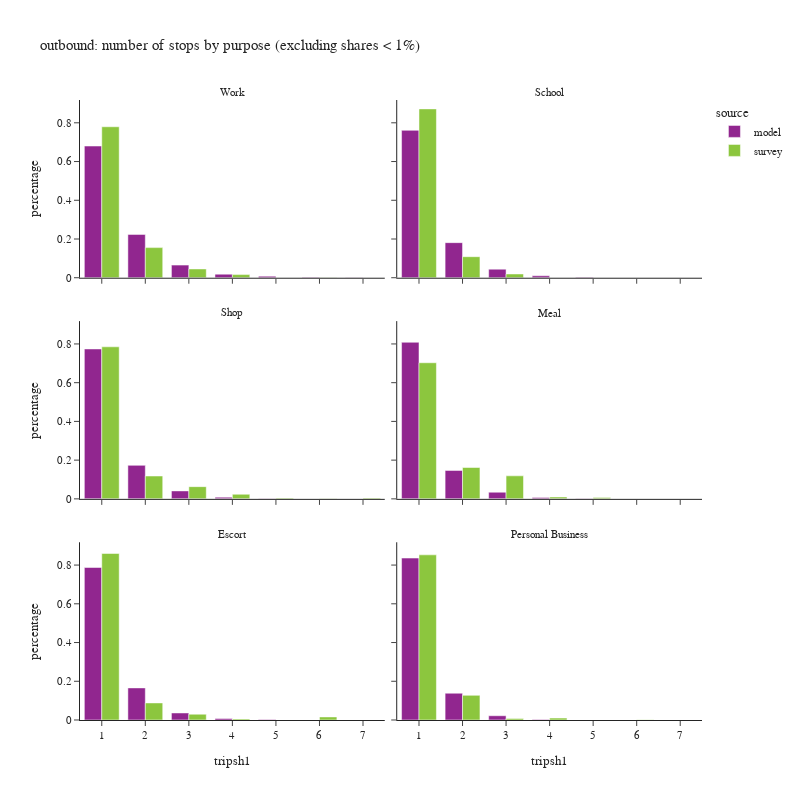

The notebook cell this image was saved under:
### Code cell
df_plot = df_tour.groupby(['tripsh1','pdpurp_label','source'])['toexpfac'].sum().reset_index()
df_plot['percentage'] = df_plot.groupby(['pdpurp_label','source'], group_keys=False)['toexpfac']. \
    apply(lambda x: x / float(x.sum()))
df_plot2 = df_plot.loc[(df_plot['percentage'] > 0.001) & (df_plot['tripsh1'] <= 10)]

fig = px.bar(df_plot2.sort_values(['source','pdpurp_label']),
             x="tripsh1", y="percentage", color="source",barmode="group",
             facet_col='pdpurp_label', facet_col_wrap=2, 
             hover_data=['toexpfac'],
             title="outbound: number of stops by purpose (excluding shares < 1%)")
fig.update_layout(height=800, width=800)
fig.for_each_annotation(lambda a: a.update(text = a.text.split("=")[-1]))
fig.for_each_xaxis(lambda a: a.update(dict(dtick = 1, categoryorder='category ascending')))
fig.show()

### Figure 1 — Plotly figure (JSON) as saved in the notebook; plotly's stock layout.template omitted (floating-point values rounded to 4 significant figures)
{"data": [{"alignmentgroup": "True", "customdata": [[1094000.0], [359900.0], [104700.0], [29650.0], [12480.0], [3507.0], [1863.0]], "hovertemplate": "source=model<br>pdpurp_label=Work<br>tripsh1=%{x}<br>percentage=%{y}<br>toexpfac=%{customdata[0]}<extra></extra>", "legendgroup": "model", "marker": {"color": "#91268F", "pattern": {"shape": ""}}, "name": "model", "offsetgroup": "model", "orientation": "v", "showlegend": true, "textposition": "auto", "type": "bar", "x": [1, 2, 3, 4, 5, 6, 7], "xaxis": "x5", "y": [0.68, 0.2238, 0.06512, 0.01844, 0.007761, 0.002181, 0.001158], "yaxis": "y5"}, {"alignmentgroup": "True", "customdata": [[460000.0], [109500.0], [26730.0], [5971.0], [1668.0]], "hovertemplate": "source=model<br>pdpurp_label=School<br>tripsh1=%{x}<br>percentage=%{y}<br>toexpfac=%{customdata[0]}<extra></extra>", "legendgroup": "model", "marker": {"color": "#91268F", "pattern": {"shape": ""}}, "name": "model", "offsetgroup": "model", "orientation": "v", "showlegend": false, "textposition": "auto", "type": "bar", "x": [1, 2, 3, 4, 5], "xaxis": "x6", "y": [0.7612, 0.1811, 0.04424, 0.009881, 0.00276], "yaxis": "y6"}, {"alignmentgroup": "True", "customdata": [[566000.0], [126500.0], [30100.0], [6445.0], [1687.0]], "hovertemplate": "source=model<br>pdpurp_label=Shop<br>tripsh1=%{x}<br>percentage=%{y}<br>toexpfac=%{customdata[0]}<extra></extra>", "legendgroup": "model", "marker": {"color": "#91268F", "pattern": {"shape": ""}}, "name": "model", "offsetgroup": "model", "orientation": "v", "showlegend": false, "textposition": "auto", "type": "bar", "x": [1, 2, 3, 4, 5], "xaxis": "x3", "y": [0.7741, 0.1731, 0.04116, 0.008815, 0.002307], "yaxis": "y3"}, {"alignmentgroup": "True", "customdata": [[309900.0], [56300.0], [13190.0], [2912.0], [765.0]], "hovertemplate": "source=model<br>pdpurp_label=Meal<br>tripsh1=%{x}<br>percentage=%{y}<br>toexpfac=%{customdata[0]}<extra></extra>", "legendgroup": "model", "marker": {"color": "#91268F", "pattern": {"shape": ""}}, "name": "model", "offsetgroup": "model", "orientation": "v", "showlegend": false, "textposition": "auto", "type": "bar", "x": [1, 2, 3, 4, 5], "xaxis": "x4", "y": [0.8085, 0.1469, 0.03442, 0.007598, 0.001996], "yaxis": "y4"}, {"alignmentgroup": "True", "customdata": [[494500.0], [104100.0], [22840.0], [4801.0], [1373.0]], "hovertemplate": "source=model<br>pdpurp_label=Escort<br>tripsh1=%{x}<br>percentage=%{y}<br>toexpfac=%{customdata[0]}<extra></extra>", "legendgroup": "model", "marker": {"color": "#91268F", "pattern": {"shape": ""}}, "name": "model", "offsetgroup": "model", "orientation": "v", "showlegend": false, "textposition": "auto", "type": "bar", "x": [1, 2, 3, 4, 5], "xaxis": "x", "y": [0.7875, 0.1658, 0.03637, 0.007645, 0.002186], "yaxis": "y"}, {"alignmentgroup": "True", "customdata": [[330800.0], [54690.0], [8720.0], [1180.0]], "hovertemplate": "source=model<br>pdpurp_label=Personal Business<br>tripsh1=%{x}<br>percentage=%{y}<br>toexpfac=%{customdata[0]}<extra></extra>", "legendgroup": "model", "marker": {"color": "#91268F", "pattern": {"shape": ""}}, "name": "model", "offsetgroup": "model", "orientation": "v", "showlegend": false, "textposition": "auto", "type": "bar", "x": [1, 2, 3, 4], "xaxis": "x2", "y": [0.8362, 0.1382, 0.02204, 0.002983], "yaxis": "y2"}, {"alignmentgroup": "True", "customdata": [[1083000.0], [216100.0], [63080.0], [22590.0], [1556.0]], "hovertemplate": "source=survey<br>pdpurp_label=Work<br>tripsh1=%{x}<br>percentage=%{y}<br>toexpfac=%{customdata[0]}<extra></extra>", "legendgroup": "survey", "marker": {"color": "#8CC63E", "pattern": {"shape": ""}}, "name": "survey", "offsetgroup": "survey", "orientation": "v", "showlegend": true, "textposition": "auto", "type": "bar", "x": [1, 2, 3, 4, 6], "xaxis": "x5", "y": [0.7796, 0.1555, 0.0454, 0.01626, 0.00112], "yaxis": "y5"}, {"alignmentgroup": "True", "customdata": [[426500.0], [53160.0], [9506.0]], "hovertemplate": "source=survey<br>pdpurp_label=School<br>tripsh1=%{x}<br>percentage=%{y}<br>toexpfac=%{customdata[0]}<extra></extra>", "legendgroup": "survey", "marker": {"color": "#8CC63E", "pattern": {"shape": ""}}, "name": "survey", "offsetgroup": "survey", "orientation": "v", "showlegend": false, "textposition": "auto", "type": "bar", "x": [1, 2, 3], "xaxis": "x6", "y": [0.8719, 0.1087, 0.01943], "yaxis": "y6"}, {"alignmentgroup": "True", "customdata": [[512600.0], [77000.0], [41160.0], [15470.0], [2581.0], [1044.0], [2947.0]], "hovertemplate": "source=survey<br>pdpurp_label=Shop<br>tripsh1=%{x}<br>percentage=%{y}<br>toexpfac=%{customdata[0]}<extra></extra>", "legendgroup": "survey", "marker": {"color": "#8CC63E", "pattern": {"shape": ""}}, "name": "survey", "offsetgroup": "survey", "orientation": "v", "showlegend": false, "textposition": "auto", "type": "bar", "x": [1, 2, 3, 4, 5, 6, 7], "xaxis": "x3", "y": [0.7852, 0.118, 0.06304, 0.0237, 0.003954, 0.001599, 0.004514], "yaxis": "y3"}, {"alignmentgroup": "True", "customdata": [[246700.0], [56860.0], [41740.0], [3409.0], [2273.0]], "hovertemplate": "source=survey<br>pdpurp_label=Meal<br>tripsh1=%{x}<br>percentage=%{y}<br>toexpfac=%{customdata[0]}<extra></extra>", "legendgroup": "survey", "marker": {"color": "#8CC63E", "pattern": {"shape": ""}}, "name": "survey", "offsetgroup": "survey", "orientation": "v", "showlegend": false, "textposition": "auto", "type": "bar", "x": [1, 2, 3, 4, 5], "xaxis": "x4", "y": [0.7028, 0.1619, 0.1189, 0.00971, 0.006475], "yaxis": "y4"}, {"alignmentgroup": "True", "customdata": [[468500.0], [48000.0], [16270.0], [2909.0], [8617.0]], "hovertemplate": "source=survey<br>pdpurp_label=Escort<br>tripsh1=%{x}<br>percentage=%{y}<br>toexpfac=%{customdata[0]}<extra></extra>", "legendgroup": "survey", "marker": {"color": "#8CC63E", "pattern": {"shape": ""}}, "name": "survey", "offsetgroup": "survey", "orientation": "v", "showlegend": false, "textposition": "auto", "type": "bar", "x": [1, 2, 3, 4, 6], "xaxis": "x", "y": [0.8598, 0.08809, 0.02986, 0.005338, 0.01581], "yaxis": "y"}, {"alignmentgroup": "True", "customdata": [[295100.0], [44050.0], [2597.0], [3446.0], [666.6]], "hovertemplate": "source=survey<br>pdpurp_label=Personal Business<br>tripsh1=%{x}<br>percentage=%{y}<br>toexpfac=%{customdata[0]}<extra></extra>", "legendgroup": "survey", "marker": {"color": "#8CC63E", "pattern": {"shape": ""}}, "name": "survey", "offsetgroup": "survey", "orientation": "v", "showlegend": false, "textposition": "auto", "type": "bar", "x": [1, 2, 3, 4, 6], "xaxis": "x2", "y": [0.8527, 0.1273, 0.007505, 0.009956, 0.001926], "yaxis": "y2"}], "layout": {"annotations": [{"font": {}, "showarrow": false, "text": "Escort", "x": 0.245, "xanchor": "center", "xref": "paper", "y": 0.2867, "yanchor": "bottom", "yref": "paper"}, {"font": {}, "showarrow": false, "text": "Personal Business", "x": 0.755, "xanchor": "center", "xref": "paper", "y": 0.2867, "yanchor": "bottom", "yref": "paper"}, {"font": {}, "showarrow": false, "text": "Shop", "x": 0.245, "xanchor": "center", "xref": "paper", "y": 0.6433, "yanchor": "bottom", "yref": "paper"}, {"font": {}, "showarrow": false, "text": "Meal", "x": 0.755, "xanchor": "center", "xref": "paper", "y": 0.6433, "yanchor": "bottom", "yref": "paper"}, {"font": {}, "showarrow": false, "text": "Work", "x": 0.245, "xanchor": "center", "xref": "paper", "y": 1.0, "yanchor": "bottom", "yref": "paper"}, {"font": {}, "showarrow": false, "text": "School", "x": 0.755, "xanchor": "center", "xref": "paper", "y": 1.0, "yanchor": "bottom", "yref": "paper"}], "barmode": "group", "height": 800, "legend": {"title": {"text": "source"}, "tracegroupgap": 0}, "title": {"text": "outbound: number of stops by purpose (excluding shares < 1%)"}, "width": 800, "xaxis": {"anchor": "y", "categoryorder": "category ascending", "domain": [0.0, 0.49], "dtick": 1, "title": {"text": "tripsh1"}}, "xaxis2": {"anchor": "y2", "categoryorder": "category ascending", "domain": [0.51, 1.0], "dtick": 1, "matches": "x", "title": {"text": "tripsh1"}}, "xaxis3": {"anchor": "y3", "categoryorder": "category ascending", "domain": [0.0, 0.49], "dtick": 1, "matches": "x", "showticklabels": false}, "xaxis4": {"anchor": "y4", "categoryorder": "category ascending", "domain": [0.51, 1.0], "dtick": 1, "matches": "x", "showticklabels": false}, "xaxis5": {"anchor": "y5", "categoryorder": "category ascending", "domain": [0.0, 0.49], "dtick": 1, "matches": "x", "showticklabels": false}, "xaxis6": {"anchor": "y6", "categoryorder": "category ascending", "domain": [0.51, 1.0], "dtick": 1, "matches": "x", "showticklabels": false}, "yaxis": {"anchor": "x", "domain": [0.0, 0.2867], "title": {"text": "percentage"}}, "yaxis2": {"anchor": "x2", "domain": [0.0, 0.2867], "matches": "y", "showticklabels": false}, "yaxis3": {"anchor": "x3", "domain": [0.3567, 0.6433], "matches": "y", "title": {"text": "percentage"}}, "yaxis4": {"anchor": "x4", "domain": [0.3567, 0.6433], "matches": "y", "showticklabels": false}, "yaxis5": {"anchor": "x5", "domain": [0.7133, 1.0], "matches": "y", "title": {"text": "percentage"}}, "yaxis6": {"anchor": "x6", "domain": [0.7133, 1.0], "matches": "y", "showticklabels": false}}}
